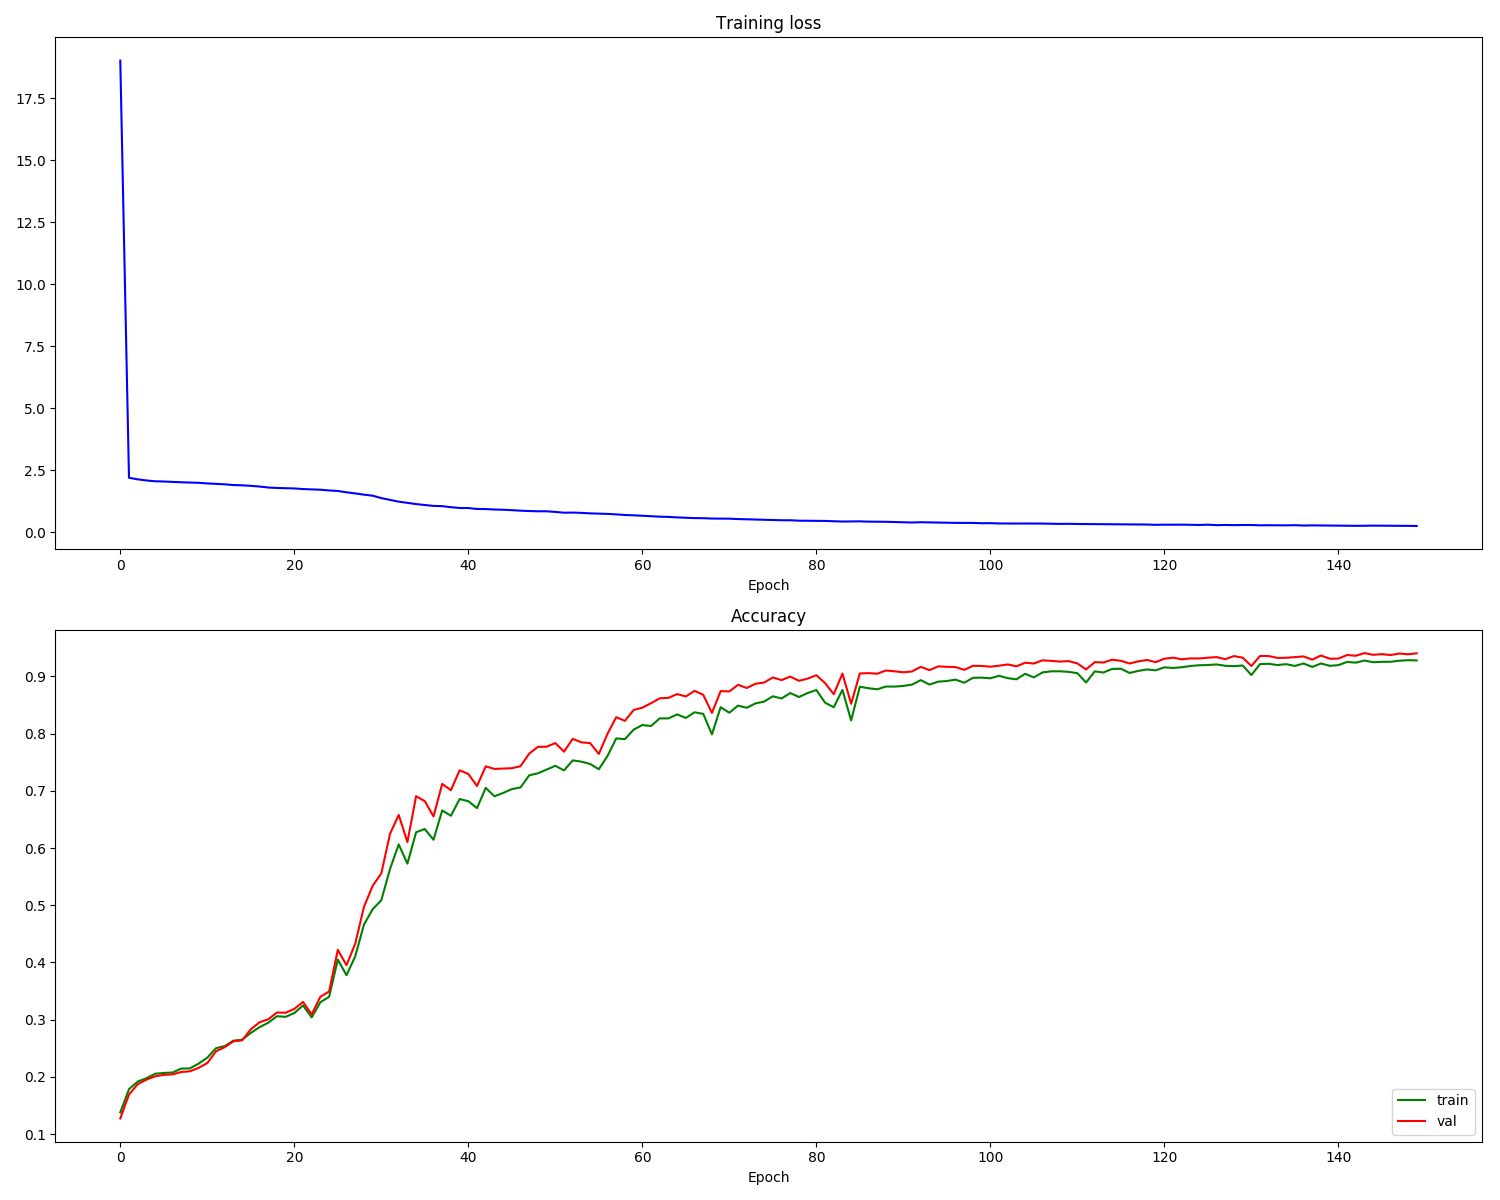

This chart was generated by the following Python code:
from keras.datasets import mnist
import numpy as np
import matplotlib.pyplot as plt
import tensorflow as tf
import matplotlib.gridspec as gridspec

(X_train, y_train), (X_test, y_test) = mnist.load_data()

X_train = X_train.reshape(X_train.shape[0], X_train.shape[1] * X_train.shape[2])
# print(X_train.shape)
X_test = X_test.reshape(X_test.shape[0], X_test.shape[1] * X_test.shape[2])

y_train = (np.arange(10) == y_train[:, None]).astype(int)
y_test = (np.arange(10) == y_test[:, None]).astype(int)
# print(y_train.shape)

X_test, X_val = X_test[:5000], X_test[5000:]
y_test, y_val = y_test[:5000], y_test[5000:]

X_train = X_train / 255
X_val = X_val / 255
X_test = X_test / 255

# Visualize some examples from the dataset.
# We show a few examples of training images from each class.
classes = list(range(10))
num_classes = len(classes)
samples_per_class = 7
for y, cls in enumerate(classes):
    idxs = np.flatnonzero(y == np.argmax(y_train, axis=1))  # 1代表行
    idxs = np.random.choice(idxs, samples_per_class, replace=False)  # 随机抽7张该类图片
    for i, idx in enumerate(idxs):
        plt_idx = i * num_classes + y + 1  # 将同一类图片显示在同一列
        plt.subplot(samples_per_class, num_classes, plt_idx)
        image = X_train[idx].reshape((28, 28))
        plt.imshow(image, cmap='gray_r')
        #         print(image)
        plt.axis('off')
        if i == 0:
            plt.title(cls)
plt.show()

# Epoch 149 training loss: 0.2476547600697483, test acc: 0.8912
# Create the model
x = tf.placeholder(tf.float32, [None, 784])
# W_1 = tf.Variable(tf.zeros([784, 128]))
# 第一层
W_1 = tf.get_variable('W_1', [784, 100], initializer=tf.random_normal_initializer())
# b_1 = tf.Variable(tf.zeros([128]))
b_1 = tf.get_variable('b_1', [100], initializer=tf.random_normal_initializer())
a_1 = tf.matmul(x, W_1) + b_1
z_1 = tf.nn.relu(a_1)

# 第二层
# W_2 = tf.Variable(tf.zeros([128, 10]))
W_2 = tf.get_variable('W_2', [100, 100], initializer=tf.random_normal_initializer())
# b_2 = tf.Variable(tf.zeros([10]))
b_2 = tf.get_variable('b_2', [100], initializer=tf.random_normal_initializer())
a_2 = tf.matmul(z_1, W_2) + b_2
z_2 = tf.nn.relu(a_2)

# 第三层
# W_3 = tf.Variable(tf.zeros([64, 10]))
W_3 = tf.get_variable('W_3', [100, 100], initializer=tf.random_normal_initializer())
# b_3 = tf.Variable(tf.zeros([10]))
b_3 = tf.get_variable('b_3', [100], initializer=tf.random_normal_initializer())
a_3 = tf.matmul(z_2, W_3) + b_3
z_3 = tf.nn.relu(a_3)

# 第四层
W_4 = tf.get_variable('W_4', [100, 10], initializer=tf.random_normal_initializer())
b_4 = tf.get_variable('b_4', [10], initializer=tf.random_normal_initializer())
a_4 = tf.matmul(z_3, W_4) + b_4



# Define loss and optimizer
y = tf.placeholder(tf.float32, [None, 10])
loss = tf.reduce_mean(tf.nn.softmax_cross_entropy_with_logits(logits=a_4, labels=y))
train_step = tf.train.GradientDescentOptimizer(0.01).minimize(loss)  # 学习率为0.01

correct_prediction = tf.equal(tf.argmax(a_4, 1), tf.argmax(y, 1))  # (num_training,1),预测正确为1，反之为0
accuracy_op = tf.reduce_mean(
    tf.cast(correct_prediction, tf.float32))  # tf.int32 注意tf.int32会导致，acc算出来一直为0，reduce_mean可能要求输入为浮点数
init_op = tf.global_variables_initializer()

batch_size = 32
num_epoch = 150
with tf.Session() as sess:
    sess.run(init_op)
    num_train = X_train.shape[0]
    num_batch = int(num_train / batch_size) + 1
    loss_history = []
    val_acc_history = []
    train_acc_history = []
    for epoch in range(num_epoch):
        avg_cost = 0
        for batch_idx in range(num_batch):
            batch_mask = np.random.choice(num_train, batch_size)
            X_batch = X_train[batch_mask]
            y_batch = y_train[batch_mask]
            _, c = sess.run([train_step, loss], feed_dict={x: X_batch, y: y_batch})
            avg_cost += c / num_batch

        loss_history.append(avg_cost)
        acc = sess.run(accuracy_op, feed_dict={x: X_train, y: y_train})
        train_acc_history.append(acc)
        acc = sess.run(accuracy_op, feed_dict={x: X_val, y: y_val})
        val_acc_history.append(acc)
        # evaluate
        acc = sess.run(accuracy_op, feed_dict={x: X_test, y: y_test})
        print("Epoch %s training loss: %s, test acc: %s" % (epoch, avg_cost, acc))

    print('Test some samples')
    fig = plt.figure(figsize=(8, 8))
    gs = gridspec.GridSpec(7, 10)
    gs.update(wspace=0.035, hspace=0.1)  # set the spacing between axes.
    for y_, cls in enumerate(classes):
        idxs = np.flatnonzero(y_ == np.argmax(y_test, axis=1))  # 1代表行
        idxs = np.random.choice(idxs, samples_per_class, replace=False)  # 随机抽7张该类图片
        for i, idx in enumerate(idxs):
            plt_idx = i * num_classes + y_
            ax = plt.subplot(gs[plt_idx])
            ax.axis('off')
            plt.imshow(X_test[idx].reshape((28, 28)))
            pred = sess.run(a_4, feed_dict={x: np.array([X_test[idx]])})  # 返回的是numpy.ndarray
            pred = np.argmax(pred, axis=1)[0]
            plt.title('pred:' + str(pred))
    plt.show()

print('plot...')
# Run this cell to visualize training loss and train / val accuracy
plt.figure(figsize=(9, 9))
plt.subplot(2, 1, 1)
# plt.plot(list(range(num_epoch)),loss_history,'b')#bo为点图，b为线图
plt.title('Training loss')
plt.plot(loss_history, 'b')
plt.xlabel('Epoch')

plt.subplot(2, 1, 2)
plt.title('Accuracy')
plt.plot(train_acc_history, 'g', label='train')
plt.plot(val_acc_history, 'r', label='val')
#     plt.plot([0.5] * len(val_acc_history), 'k--')
plt.xlabel('Epoch')
plt.legend(loc='lower right')
plt.gcf().set_size_inches(15, 12)
plt.show()
